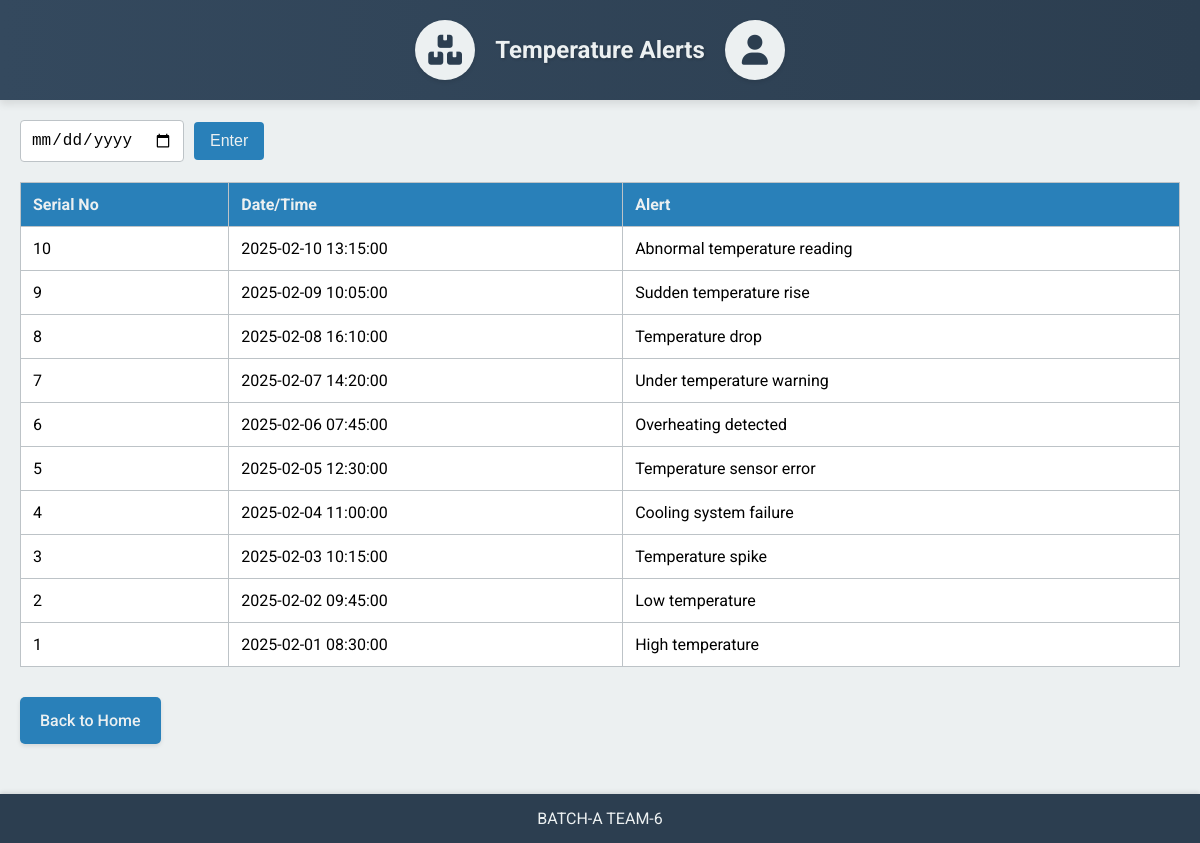
/Web_and_PHP/temperature_alert.php, run on the app's committed database.
### tables this page shows
CREATE TABLE temp_alerts (
    serial_no INT AUTO_INCREMENT PRIMARY KEY,  
    datatime DATETIME DEFAULT CURRENT_TIMESTAMP,  
    temp_alert VARCHAR(255) NOT NULL  
);

### Web_and_PHP/temperature_alert.php (the view, shortened to what this page needs)
<?php
require 'config.php';
$selectedDate = isset($_GET['date']) ? $_GET['date'] : '';
$query = "SELECT * FROM temp_alerts";
$query .= " ORDER BY datatime DESC";
$result = $conn->query($query);
?>
<!DOCTYPE html>
<html lang="en">
<head>
  <link
    rel="stylesheet"
    href="https://cdnjs.cloudflare.com/ajax/libs/font-awesome/6.0.0-beta3/css/all.min.css"
  />
  <link rel="stylesheet" href="styles.css" />
</head>
<body>
  <header>
    <div class="header-container">
      <div class="inventory-logo"><i class="fas fa-boxes"></i></div>
      <h2>Temperature Alerts</h2>
      <div class="user-profile"><i class="fas fa-user"></i></div>
    </div>
  </header>
  <main>
    <div class="content-container">
      <form class="search-form" method="get" action="temperature_alert.php">
        <input type="date" name="date" value="<?php echo htmlspecialchars($selectedDate); ?>" />
        <button type="submit">Enter</button>
      </form>
      <div class="results-box">
        <table>
          <thead>
            <tr>
              <th>Serial No</th>
              <th>Date/Time</th>
              <th>Alert</th>
            </tr>
          </thead>
          <tbody>
            <?php if ($result && $result->num_rows > 0): ?>
              <?php while ($row = $result->fetch_assoc()): ?>
                <tr>
                  <td><?php echo $row['serial_no']; ?></td>
                  <td><?php echo $row['datatime']; ?></td>
                  <td><?php echo $row['temp_alert']; ?></td>
                </tr>
              <?php endwhile; ?>
            <?php else: ?>
              <tr>
                <td colspan="3" style="text-align:center;">No records found.</td>
              </tr>
            <?php endif; ?>
          </tbody>
        </table>
      </div>
      <a href="index.php" class="button">Back to Home</a>
    </div>
  </main>
  <footer>
    BATCH-A TEAM-6
  </footer>
</body>
</html>

### Web_and_PHP/styles.css (style rules this page uses)
body { font-family: 'Roboto', sans-serif; margin: 0; padding: 0; background-color: #ecf0f1; }
header { background: linear-gradient(90deg, #34495e, #2c3e50); color: #ecf0f1; position: sticky; top: 0; z-index: 1000; box-shadow: 0 4px 8px rgba(0,0,0,0.1); }
.header-container { max-width: 1200px; margin: 0 auto; display: flex; justify-content: center; align-items: center; gap: 20px; padding: 20px; }
.header-container h1, .header-container h2 { font-weight: 700; margin: 0; text-shadow: 1px 1px 3px rgba(0,0,0,0.2); }
.inventory-logo, .user-profile { width: 60px; height: 60px; background-color: #ecf0f1; border-radius: 50%; display: flex; align-items: center; justify-content: center; color: #2c3e50; font-size: 30px; box-shadow: 0 2px 4px rgba(0, 0, 0, 0.1); }
main { padding: 20px 0; }
.content-container { max-width: 1200px; margin: 0 auto; padding: 0 20px; background-color: #fff0; border-radius: 8px; }
.button { background-color: #2980b9; color: #ecf0f1; padding: 14px 20px; margin: 10px 0; text-align: center; border-radius: 5px; text-decoration: none; font-size: 1rem; font-weight: 500; transition: background-color 0.3s ease, box-shadow 0.3s ease; display: inline-block; box-shadow: 0 2px 4px rgba(0,0,0,0.1); }
form.search-form { display: flex; flex-wrap: wrap; align-items: center; gap: 10px; margin-bottom: 20px; }
form.search-form select, form.search-form input[type="date"] { padding: 10px; font-size: 1rem; border: 1px solid #bdc3c7; border-radius: 4px; }
form.search-form button { background-color: #2980b9; color: #ecf0f1; border: none; padding: 10px 16px; font-size: 1rem; border-radius: 4px; cursor: pointer; transition: background-color 0.3s ease, box-shadow 0.3s ease; }
.results-box { overflow-x: auto; margin-bottom: 20px; }
table { width: 100%; border-collapse: collapse; background-color: #fff; box-shadow: 0 2px 4px rgba(0,0,0,0.1); }
table, th, td { border: 1px solid #bdc3c7; }
th { background-color: #2980b9; color: #ecf0f1; font-weight: 700; }
th, td { padding: 12px; text-align: left; }
footer { background: #2c3e50; color: #ecf0f1; text-align: center; padding: 15px; margin-top: 20px; box-shadow: 0 -2px 4px rgba(0,0,0,0.1); }

### data on the page
temp_alerts: serial_no "10", datatime "2025-02-10 13:15:00", temp_alert "Abnormal temperature reading"
temp_alerts: serial_no "9", datatime "2025-02-09 10:05:00", temp_alert "Sudden temperature rise"
temp_alerts: serial_no "8", datatime "2025-02-08 16:10:00", temp_alert "Temperature drop"
temp_alerts: serial_no "7", datatime "2025-02-07 14:20:00", temp_alert "Under temperature warning"
temp_alerts: serial_no "6", datatime "2025-02-06 07:45:00", temp_alert "Overheating detected"
temp_alerts: serial_no "5", datatime "2025-02-05 12:30:00", temp_alert "Temperature sensor error"
temp_alerts: serial_no "4", datatime "2025-02-04 11:00:00", temp_alert "Cooling system failure"
temp_alerts: serial_no "3", datatime "2025-02-03 10:15:00", temp_alert "Temperature spike"
temp_alerts: serial_no "2", datatime "2025-02-02 09:45:00", temp_alert "Low temperature"
temp_alerts: serial_no "1", datatime "2025-02-01 08:30:00", temp_alert "High temperature"
